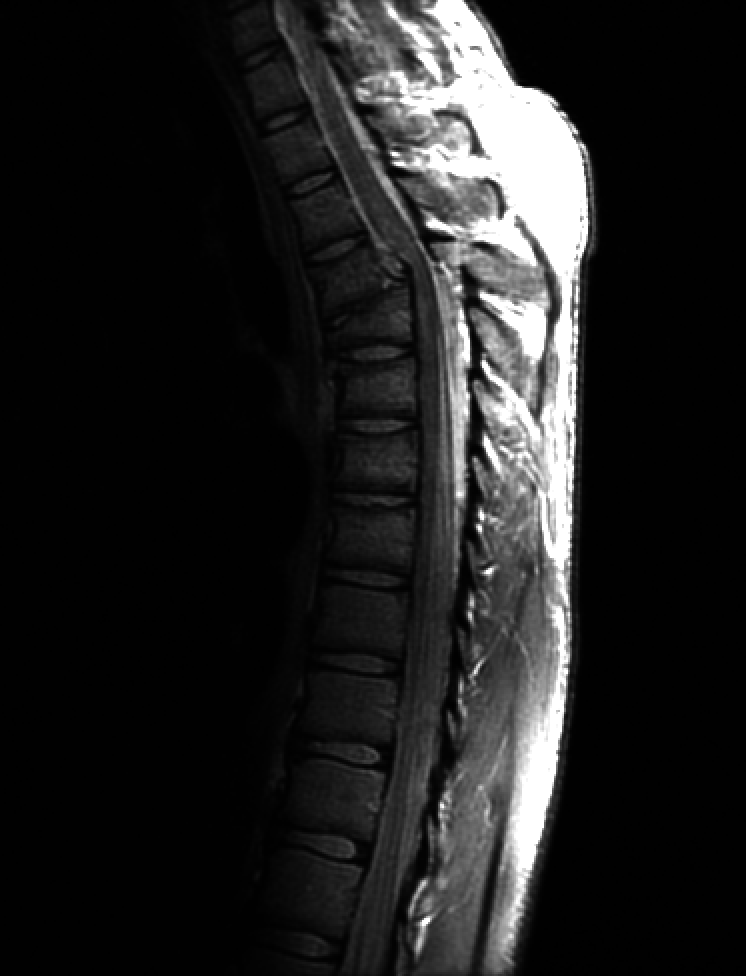
%> input picture Digital Image processing/Lab/DIP LAB/lab 1/spine.tif, 746 x 976 px
$ octave f1.m   (GNU Octave 9; MATLAB toolbox functions it lacks are replaced by stand-ins)
%> lines starting %> are read from the running program, lines starting %| are printed output that depends on the picture
% 读取图像
spine = imread("C:\Users\86136\Desktop\Digital Image processing\Lab\DIP LAB\lab 1\spine.tif");
%> spine is the input picture: size 976x746 uint8; min 0, max 255, mean 32.6
spine_double = im2double(spine);

% 参数c的不同值
c_values = [0.5, 1, 1.5,2,2.5,3,3.5,4];

% 应用对数变换并显示结果
figure;
for i = 1:length(c_values)
    c = c_values(i);
    spine_log = c * log(1 + spine_double);
    subplot(1, length(c_values), i);
    imshow(spine_log);
    title(['Log Transform, c = ', num2str(c)]);
end
%> this loop made 8 passes
%> pass 1, `spine_log = c * log(1 + spine_double);`:
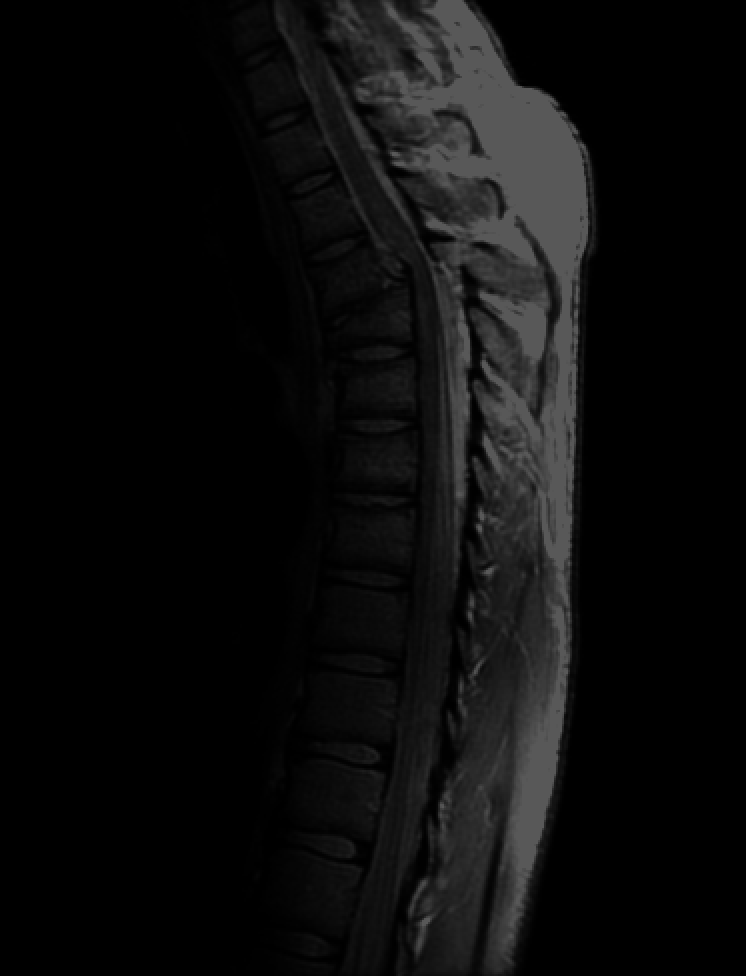
%> spine_log: size 976x746 double; min 0, max 0.347, mean 0.0505
%> pass 2, `spine_log = c * log(1 + spine_double);`:
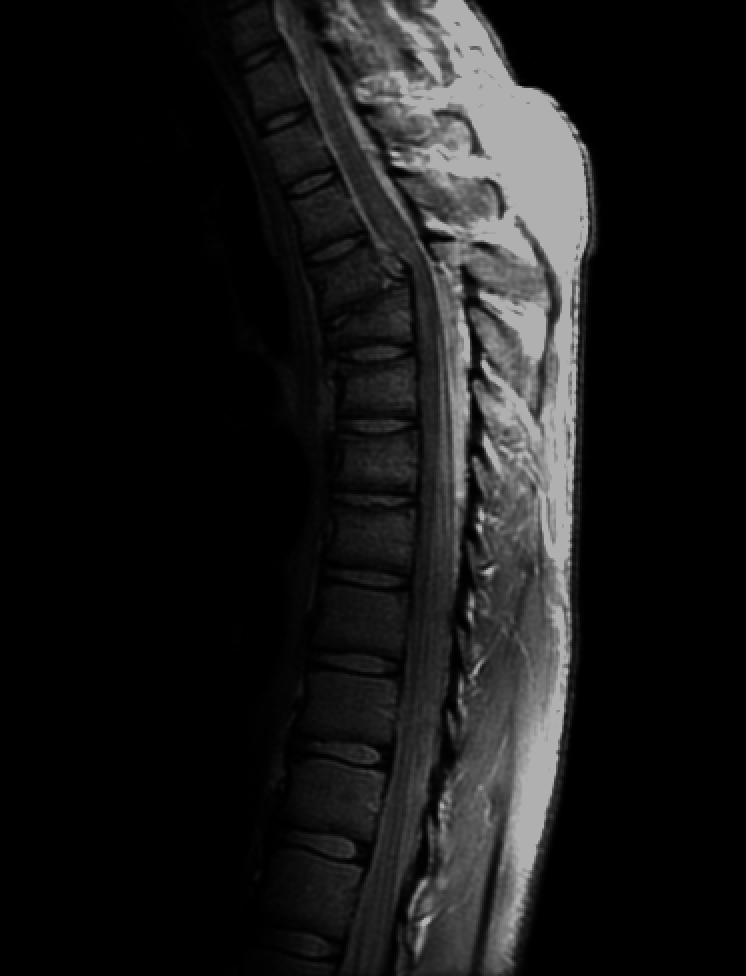
%> spine_log: size 976x746 double; min 0, max 0.693, mean 0.101
%> pass 3, `spine_log = c * log(1 + spine_double);`:
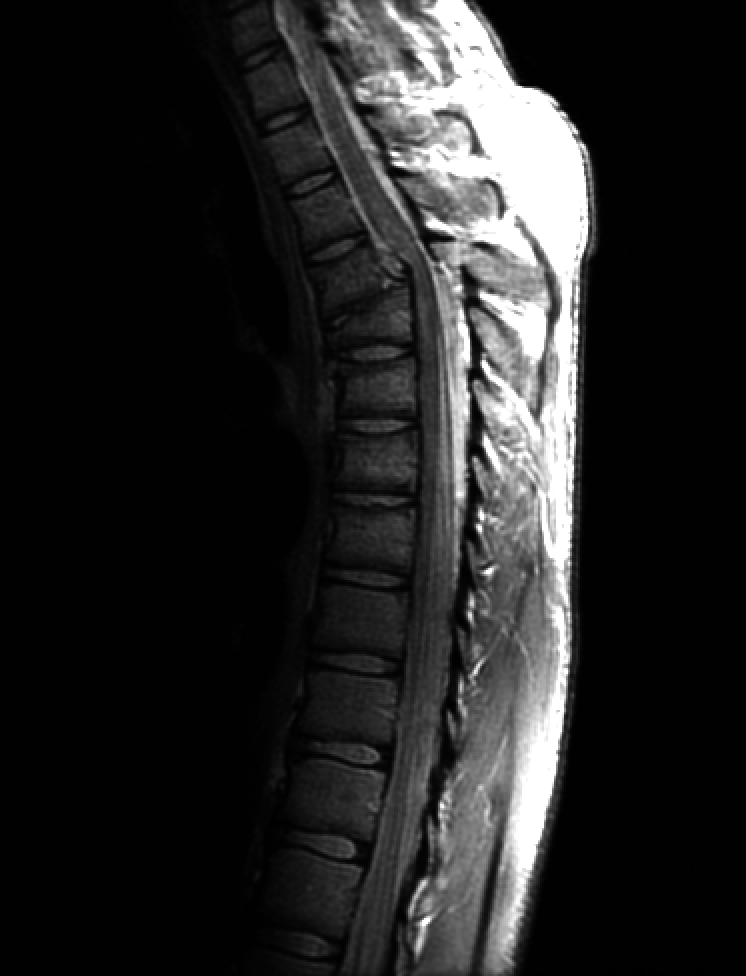
%> spine_log: size 976x746 double; min 0, max 1.04, mean 0.151; drawn with min black and max white
%> after the loop:
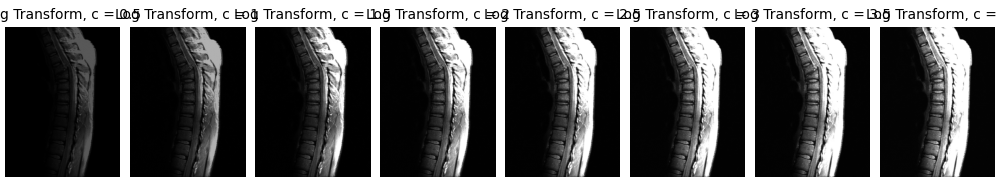
%> figure redrawn from the program's plot data, 8 panels
